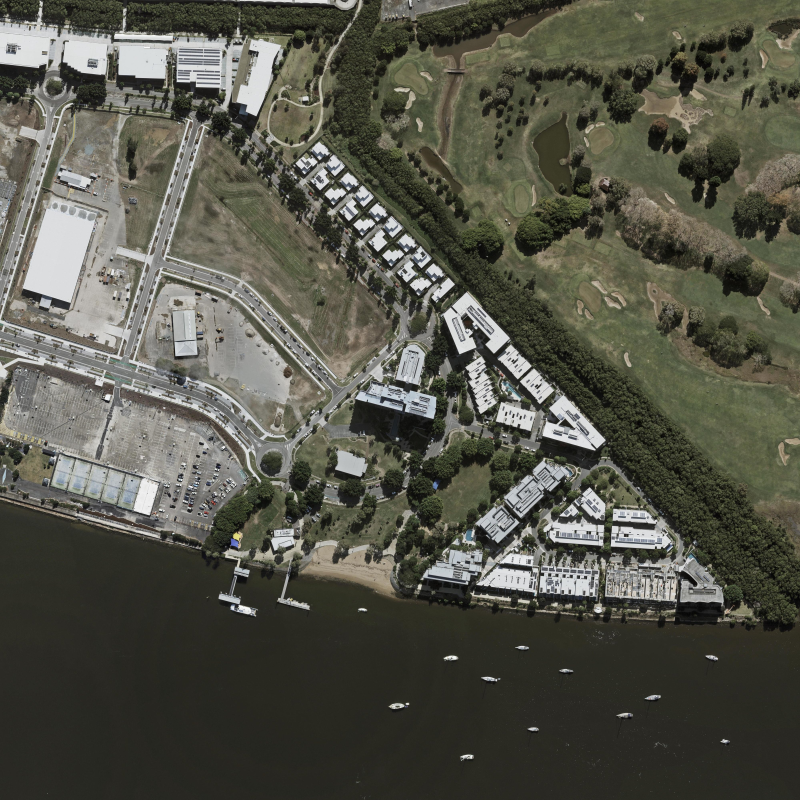
#> input picture reference/photos/qld_aerial_2022_site_800m.jpg, 4000 x 4000 px (shown at 1/5 size)
$ python site_compare.py out.png
#> lines starting #> are read from the running program, lines starting #| are printed output that depends on the picture; after the words box and inside, x2 and y2 are one past the last pixel; in counts of white or black regions, pixels touching at a corner belong together
#!/usr/bin/env python3
"""Puts the game's surroundings side by side with the real site data and
measures the gaps. Feed it the top-down shots from tools/site_compare.gd:

    godot --rendering-driver opengl3 --resolution 1500x1500 --path . \\
        --script res://tools/site_compare.gd -- --out=DIR
    python3 tools/site_compare.py DIR

Compares, in the game frame (tools/osm_to_game.py), 1 m a pixel:
  - the game from above against the 2022 aerial (the up to date layout the game follows)
  - heights against the 2019 LiDAR surface (reference/elevation, 1 km tile
    round the site only), overall and building by building
  - the game's trees against the 2825 LiDAR tree tops
  - the game's flat ground and its river against the real ground heights (AHD)

Writes PNGs and report.json into DIR. Needs numpy and Pillow.
"""
import csv
import json
import math
import os
import sys

import numpy as np
from PIL import Image, ImageDraw, ImageFont

ROOT = os.path.dirname(os.path.dirname(os.path.abspath(__file__)))
REF = os.path.join(ROOT, "reference")
LAT0, LON0 = -27.4436709, 153.0855133
TURN = -14.4
M_LAT = 110860.0
M_LON = 111320.0 * math.cos(math.radians(LAT0))
E0, N0 = 508450.7, 6964419.7          # Riverlight centre in MGA zone 56
BOX_E, BOX_N = 507700.0, 6965170.0    # top-left of the 1500 m elevation box
TILE = (508000.0, 6964000.0, 509000.0, 6965000.0)   # the one LiDAR tile with a surface model
GAME = 1500                           # game shots: pixels = metres
LOW, SPAN = -10.0, 160.0              # tools/site_compare.gd height packing
VIEW = 800                            # metres shown in the side-by-sides
SITE = [(-50, -32), (50, -32), (50, 32), (-50, 32)]   # Riverlight itself (built by the levels, not here)


# [5 lines left out: function to_game, not called in this run]


def grid():
	"""Game x, z and local east, north (metres from the centre) of every game pixel."""
	c = np.arange(GAME) + 0.5
	x = GAME / 2 - c[None, :] * np.ones((GAME, 1))     # image right = -x (east)
	z = GAME / 2 - c[:, None] * np.ones((1, GAME))     # image up = +z (north)
	a = math.radians(-TURN)
	e2, n2 = -x, z
	e = e2 * math.cos(a) + n2 * math.sin(a)
	n = -e2 * math.sin(a) + n2 * math.cos(a)
	return x, z, e, n


def px(x, z):
	"""Game x, z -> game image column, row."""
	return (GAME / 2 - x, GAME / 2 - z)


def sample(img, cols, rows):
	"""Nearest sample of a 2D array; NaN outside."""
	h, w = img.shape[:2]
	ci, ri = np.floor(cols).astype(int), np.floor(rows).astype(int)
	ok = (ci >= 0) & (ri >= 0) & (ci < w) & (ri < h)
	out = np.full(cols.shape + img.shape[2:], np.nan, dtype=float)
	out[ok] = img[ri[ok], ci[ok]]
	return out


# [5 lines left out: function game_heights, not called in this run]


def mask(polys):
	"""Game-image mask of game-frame polygons."""
	im = Image.new("L", (GAME, GAME), 0)
	d = ImageDraw.Draw(im)
	for p in polys:
		d.polygon([px(*q) for q in p], fill=1)
	return np.asarray(im).astype(bool)


def crop(a):
	o = (GAME - VIEW) // 2
	return a[o:o + VIEW, o:o + VIEW]


# [10 lines left out: function colourise, not called in this run]


DIVERGE = [(0.0, (33, 102, 172)), (0.5, (247, 247, 247)), (1.0, (178, 24, 43))]
SEQ = [(0.0, (247, 251, 255)), (0.4, (107, 174, 214)), (1.0, (8, 48, 107))]


# [16 lines left out: functions label, side, not called in this run]


def main():
	out = sys.argv[1]
	x, z, e, n = grid()
	E, N = E0 + e, N0 + n
	in_tile = (E >= TILE[0]) & (E < TILE[2]) & (N >= TILE[1]) & (N < TILE[3])
	site = mask([SITE])
#> in mask, `im = Image.new("L", (GAME, GAME), 0)`: im: PIL image 1500x1500 L; every value is 0
#> in mask, `return np.asarray(im).astype(bool)`:
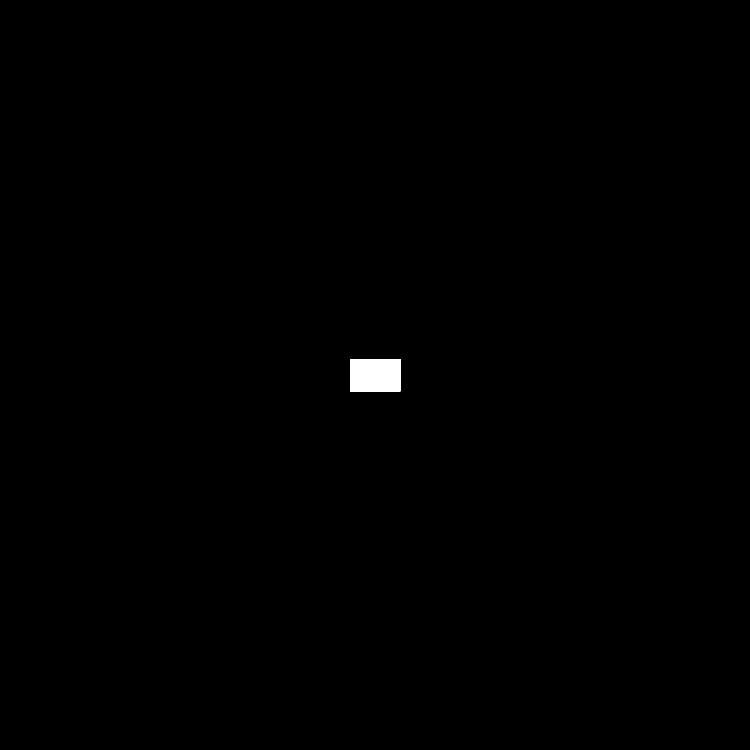
#> returned value: shape (1500, 1500) bool (shown at 1/2 size); 0.29% white; 1 white region, box (x1, y1, x2, y2) and area: (700, 718, 801, 783) 6565
	report = {}

	# --- 1. From above against the 2022 aerial
	aer = np.asarray(Image.open(os.path.join(REF, "photos", "qld_aerial_2022_site_800m.jpg")).convert("RGB"))
#> aer is the input picture: shape (4000, 4000, 3); mean R, G, B 85, 85.1, 73.9
	a = sample(aer, 2000 + e / 0.2, 2000 - n / 0.2)
#> in sample, `ci, ri = np.floor(cols).astype(int), np.floor(rows).astype(int)`:
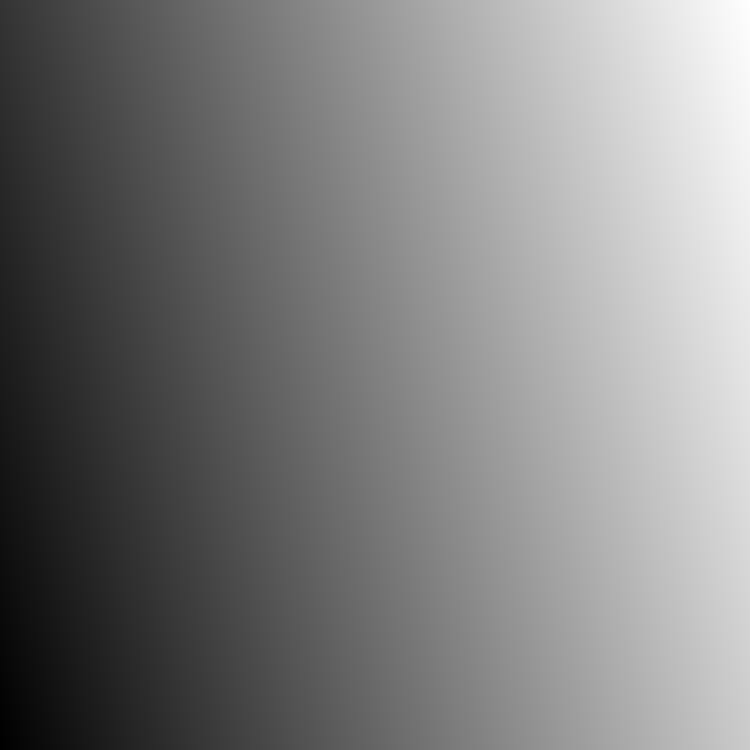
#> ci: shape (1500, 1500) int64 (shown at 1/2 size); min -2562, max 6561, mean 1999.5; drawn with min black and max white
#> in sample, `ci, ri = np.floor(cols).astype(int), np.floor(rows).astype(int)`:
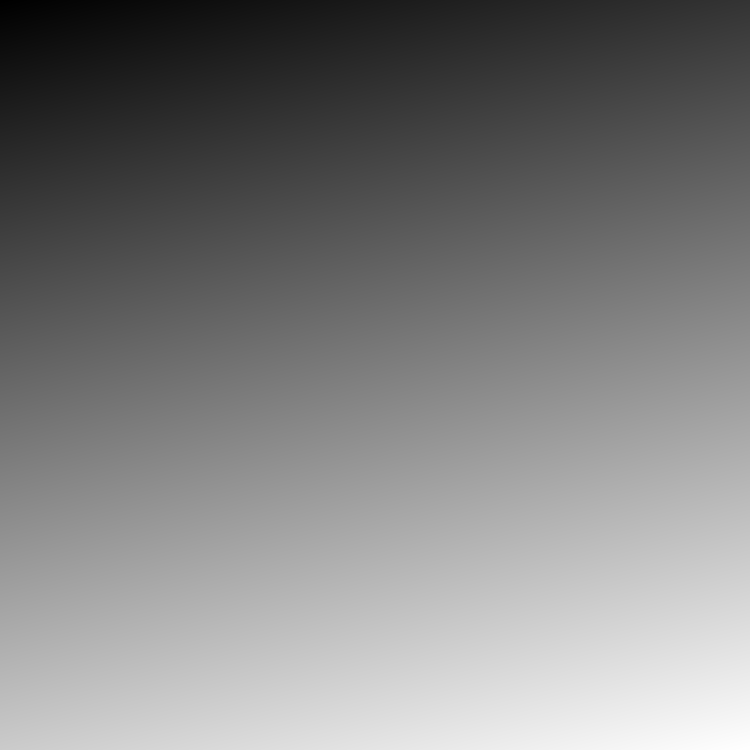
#> ri: shape (1500, 1500) int64 (shown at 1/2 size); min -2562, max 6561, mean 1999.5; drawn with min black and max white
#> in sample, `ok = (ci >= 0) & (ri >= 0) & (ci < w) & (ri < h)`:
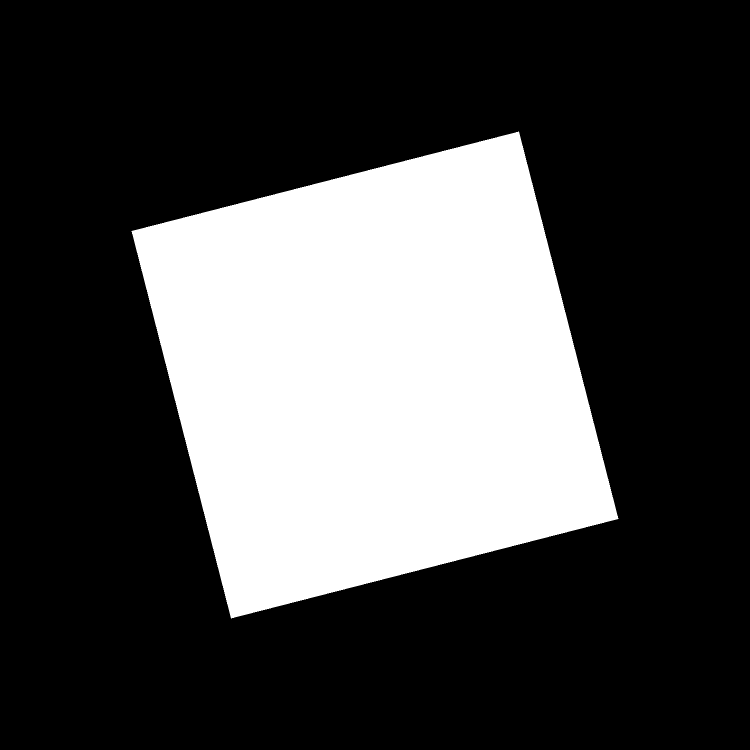
#> ok: shape (1500, 1500) bool (shown at 1/2 size); 28.4% white; 1 white region, box (x1, y1, x2, y2) and area: (263, 263, 1237, 1237) 639996
#> in sample, `out[ok] = img[ri[ok], ci[ok]]`: out: shape (1500, 1500, 3) float64; 71.56% of the values are NaN or infinite; the others: min 0, max 255, mean 81.32
	a = np.nan_to_num(a, nan=255).astype(np.uint8)
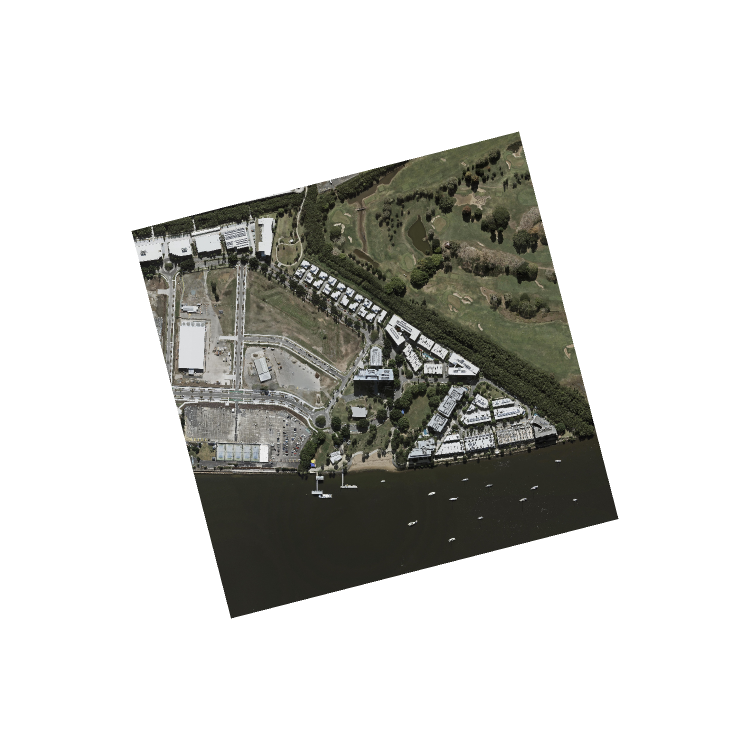
#> a: shape (1500, 1500, 3) (shown at 1/2 size); mean R, G, B 206.6, 206.7, 203.5
#> (the run stopped early here; a loop or call above may not have finished)

$ run again, with reference/photos/qld_aerial_2018_site_800m.jpg copied over reference/photos/qld_aerial_2022_site_800m.jpg
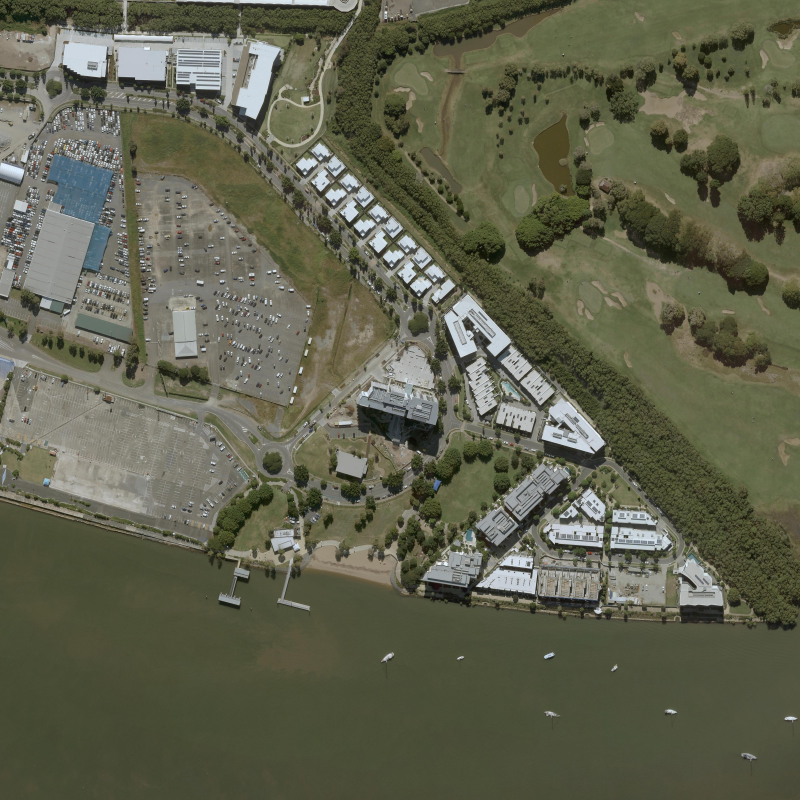
#> input picture reference/photos/qld_aerial_2018_site_800m.jpg, 4000 x 4000 px (shown at 1/5 size)
#> im: PIL image 1500x1500 L; every value is 0
#> in main, aer is the input picture: shape (4000, 4000, 3); mean R, G, B 96.3, 97.8, 77.8
#> ok: shape (1500, 1500) bool; 28.4% white; 1 white region, box (x1, y1, x2, y2) and area: (263, 263, 1237, 1237) 639996
#> out: shape (1500, 1500, 3) float64; 71.56% of the values are NaN or infinite; the others: min 0, max 255, mean 90.63
#> in main, `a = np.nan_to_num(a, nan=255).astype(np.uint8)`:
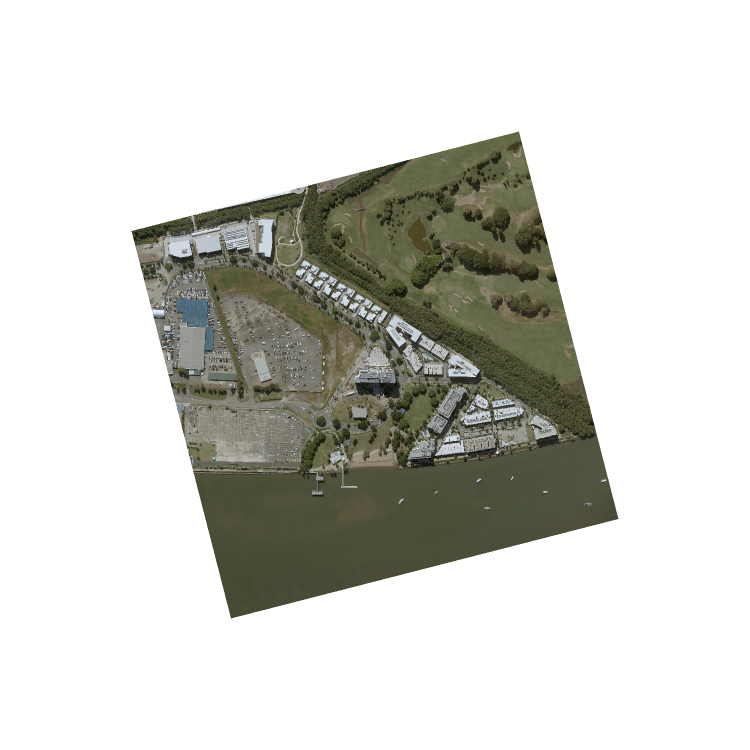
#> a: shape (1500, 1500, 3) (shown at 1/2 size); mean R, G, B 209.9, 210.3, 204.6

$ run again, with reference/photos/commons_BrisbaneRiver01_gobeirne_21.jpg copied over reference/photos/qld_aerial_2022_site_800m.jpg
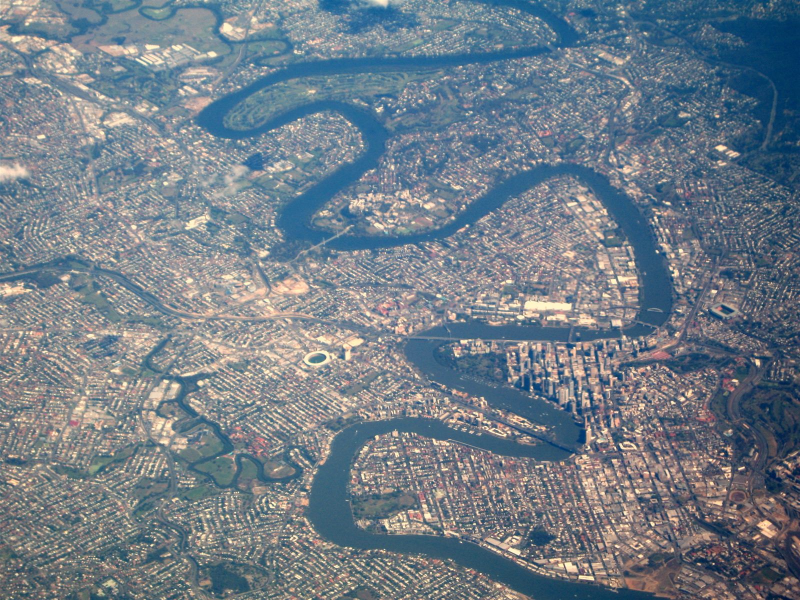
#> input picture reference/photos/commons_BrisbaneRiver01_gobeirne_21.jpg, 1600 x 1200 px (shown at 1/2 size)
#> im: PIL image 1500x1500 L; every value is 0
#> in main, aer is the input picture: shape (1200, 1600, 3); mean R, G, B 113.8, 125.1, 135.6
#> in sample, `ok = (ci >= 0) & (ri >= 0) & (ci < w) & (ri < h)`:
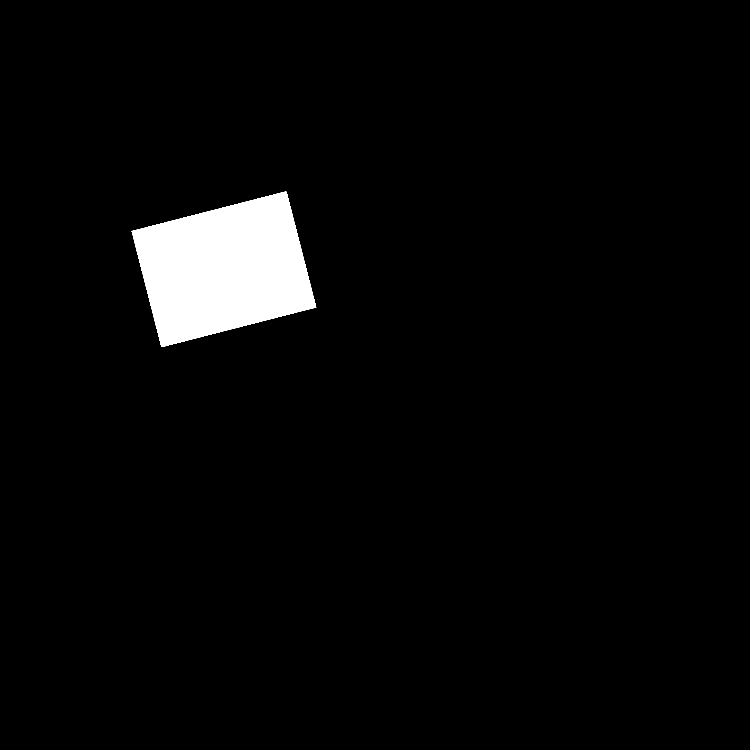
#> ok: shape (1500, 1500) bool (shown at 1/2 size); 3.4% white; 1 white region, box (x1, y1, x2, y2) and area: (263, 383, 633, 694) 76800
#> out: shape (1500, 1500, 3) float64; 96.59% of the values are NaN or infinite; the others: min 0, max 255, mean 124.9
#> in main, `a = np.nan_to_num(a, nan=255).astype(np.uint8)`:
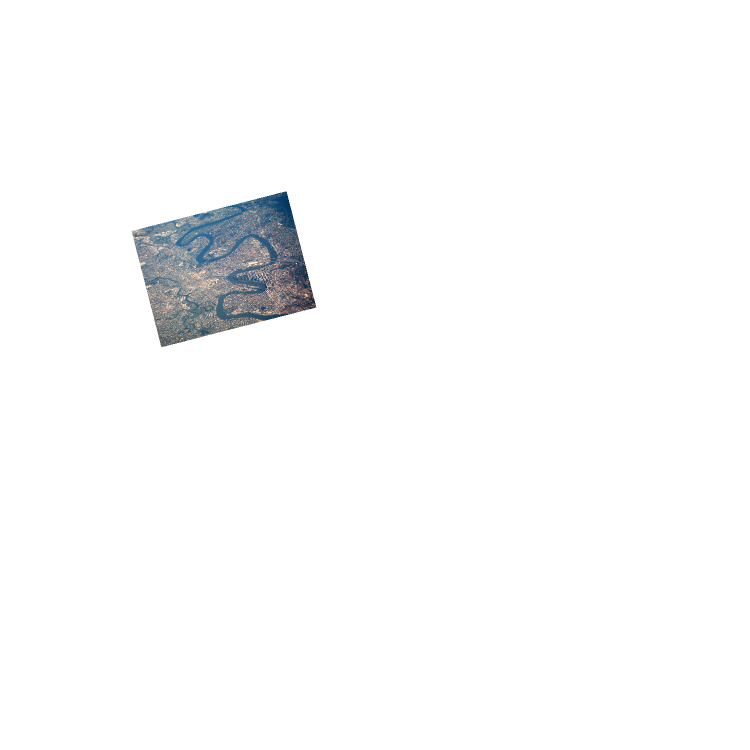
#> a: shape (1500, 1500, 3) (shown at 1/2 size); mean R, G, B 250.2, 250.6, 250.9
